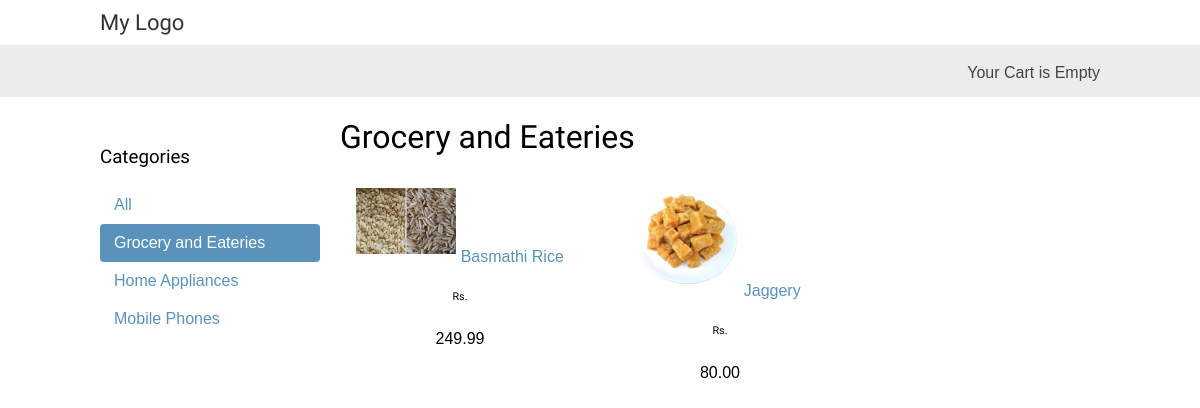
The app's page /grocery-and-eateries/ with its own data.
### myshop/models.py (models this page shows, shortened)
class Category(models.Model) :
    name = models.CharField(max_length = 200,db_index = True)
    slug = models.SlugField(max_length = 20,unique = True)
    class Meta:
        ordering = ('name',)
        verbose_name = "category"
        verbose_name_plural = 'categories'
    def get_absolute_url(self):
        return reverse('myshop:product_list_by_category',args = [self.slug])

class Product(models.Model):
    category = models.ForeignKey(Category,related_name = 'products',on_delete = models.CASCADE)
    name = models.CharField(max_length = 200,db_index = True)
    slug = models.SlugField(max_length = 200,db_index = True)
    image = models.ImageField(upload_to = 'products/%Y/%m/%d',blank = True)
    description = models.TextField(blank = True)
    price = models.DecimalField(max_digits = 10,decimal_places = 2)
    available = models.BooleanField(default = True)
    created = models.DateTimeField(auto_now_add = True)
    updated = models.DateTimeField(auto_now = True)
    class Meta :
        ordering = ('name',)
        index_together = (('id','slug'),)
    def get_absolute_url(self):
        return reverse('myshop:product_detail',args = [self.id,self.slug])

### myshop/views.py (the view)
# urls.py: path('',views.product_list, name = "product_list"),
def product_list(request,category_slug = None):
    category = None
    categories = Category.objects.all()
    products = Product.objects.filter(available = True)
    if category_slug :
        category = get_object_or_404(Category,slug = category_slug)
        products = products.filter(category = category)
    return render(request,'shop/products/list.html',
    {'category' : category,
    'categories' : categories,
    'products' : products
    })

### cartapp/cart.py (called while the page is built)
    def __len__(self):
        return sum(item['quantity'] for item in self.cart.values())

### cartapp/context_processors.py (called while the page is built)
def cart(request):
    return {'cart' :Cart(request)}

### myshop/templates/shop/products/list.html (shortened to what this page needs)
{% extends 'shop/base.html' %}
{% load static %}
{% block content %}
    <div id = "sidebar">
        <h3>Categories</h3>
        <ul>
            <li {% if not category %}class = "selected"{% endif %}>
                <a href="{% url "myshop:product_list" %}">All</a>
            </li>
            {% for c in categories %}
                <li {% if category.slug == c.slug %}class = "selected"{% endif %}>
                    <a href="{{ c.get_absolute_url }}">{{c.name}}</a>
                </li>
            {% endfor %}
        </ul>
    </div>
    <div id = 'main' class="product-list">
        <h1>{% if category %}{{category.name}}{% else %}Products{% endif %}</h1>
        {% for product in products %}
            <div class="item">
                <a href="{{product.get_absolute_url}}">
                    <img src = "{% if product.image %}{{product.image.url }}{% else %}{% static "img/no_image.png" %}{% endif %}" style="width:100px;">
                </a>
                <a href = "{{ product.get_absolute_url }}">{{product.name}}</a>
                <br>
                <h6>Rs.</h6>{{product.price}}
            </div>
            {% endfor %}
    </div>
{% endblock %}

### myshop/static/css/base.css (style rules this page uses)
body { margin:0; padding:0; font-family:helvetica, sans-serif; }
h1, h2, h3, h4, h5 , h6 { font-family: 'Ubuntu', sans-serif; font-weight:normal; }
a { text-decoration:none; color:#5993bb; }
#sidebar { width:220px; padding:30px 20px 0 0; float:left; }
#sidebar ul { margin:0; padding:0; }
#sidebar ul li { margin:0; list-style:none; padding:10px 14px; }
#sidebar ul li a { display:block; }
#sidebar ul li.selected { background:#5993bb; border-radius:4px; }
#sidebar ul li.selected a { color:#fff; }
#main { float:left; width: 96%; margin-right:-220px; overflow:hidden; }
.product-list .item { width:25%; padding:10px 20px 10px 0; float:left; text-align:center; line-height:1.2; }
.product-list .item img { width: 50%; margin-bottom:8px; }

### records on screen
Category: name "Grocery and Eateries"
Category: name "Home Appliances"
Category: name "Mobile Phones"
Product: image (picture), name "Basmathi Rice", price "249.99"
Product: image (picture), name "Jaggery", price "80.00"
